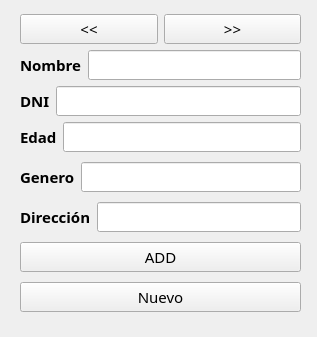
<?xml version="1.0" encoding="UTF-8"?>
<ui version="4.0">
 <class>grafi_empleados</class>
 <widget class="QWidget" name="grafi_empleados">
  <property name="geometry">
   <rect>
    <x>0</x>
    <y>0</y>
    <width>317</width>
    <height>337</height>
   </rect>
  </property>
  <property name="windowTitle">
   <string>Empleados</string>
  </property>
  <widget class="QWidget" name="layoutWidget">
   <property name="geometry">
    <rect>
     <x>20</x>
     <y>10</y>
     <width>281</width>
     <height>311</height>
    </rect>
   </property>
   <property name="font">
    <font>
     <family>Yu Gothic</family>
     <pointsize>11</pointsize>
    </font>
   </property>
   <layout class="QVBoxLayout" name="verticalLayout_2">
    <item>
     <layout class="QVBoxLayout" name="verticalLayout">
      <item>
       <layout class="QHBoxLayout" name="horizontalLayout_6">
        <item>
         <widget class="QPushButton" name="pbtn_previous">
          <property name="font">
           <font>
            <family>Yu Gothic</family>
            <pointsize>11</pointsize>
           </font>
          </property>
          <property name="text">
           <string>&lt;&lt;</string>
          </property>
         </widget>
        </item>
        <item>
         <widget class="QPushButton" name="pbtn_next">
          <property name="font">
           <font>
            <family>Yu Gothic</family>
            <pointsize>11</pointsize>
           </font>
          </property>
          <property name="text">
           <string>&gt;&gt;</string>
          </property>
         </widget>
        </item>
       </layout>
      </item>
      <item>
       <layout class="QHBoxLayout" name="horizontalLayout">
        <item>
         <widget class="QLabel" name="label">
          <property name="font">
           <font>
            <family>Yu Gothic</family>
            <pointsize>11</pointsize>
            <bold>true</bold>
           </font>
          </property>
          <property name="text">
           <string>Nombre</string>
          </property>
         </widget>
        </item>
        <item>
         <widget class="QLineEdit" name="txt_name">
          <property name="font">
           <font>
            <family>Yu Gothic</family>
            <pointsize>11</pointsize>
           </font>
          </property>
         </widget>
        </item>
       </layout>
      </item>
      <item>
       <layout class="QHBoxLayout" name="horizontalLayout_2">
        <item>
         <widget class="QLabel" name="label_2">
          <property name="font">
           <font>
            <family>Yu Gothic</family>
            <pointsize>11</pointsize>
            <bold>true</bold>
           </font>
          </property>
          <property name="text">
           <string>DNI</string>
          </property>
         </widget>
        </item>
        <item>
         <widget class="QLineEdit" name="txt_dni">
          <property name="font">
           <font>
            <family>Yu Gothic</family>
            <pointsize>11</pointsize>
           </font>
          </property>
         </widget>
        </item>
       </layout>
      </item>
      <item>
       <layout class="QHBoxLayout" name="horizontalLayout_3">
        <item>
         <widget class="QLabel" name="label_3">
          <property name="font">
           <font>
            <family>Yu Gothic</family>
            <pointsize>11</pointsize>
            <bold>true</bold>
           </font>
          </property>
          <property name="text">
           <string>Edad</string>
          </property>
         </widget>
        </item>
        <item>
         <widget class="QLineEdit" name="txt_email">
          <property name="font">
           <font>
            <family>Yu Gothic</family>
            <pointsize>11</pointsize>
           </font>
          </property>
         </widget>
        </item>
       </layout>
      </item>
     </layout>
    </item>
    <item>
     <layout class="QHBoxLayout" name="horizontalLayout_4">
      <item>
       <widget class="QLabel" name="label_4">
        <property name="font">
         <font>
          <family>Yu Gothic</family>
          <pointsize>11</pointsize>
          <bold>true</bold>
         </font>
        </property>
        <property name="text">
         <string>Genero</string>
        </property>
       </widget>
      </item>
      <item>
       <widget class="QLineEdit" name="txt_telf">
        <property name="font">
         <font>
          <family>Yu Gothic</family>
          <pointsize>11</pointsize>
         </font>
        </property>
       </widget>
      </item>
     </layout>
    </item>
    <item>
     <layout class="QHBoxLayout" name="horizontalLayout_5">
      <item>
       <widget class="QLabel" name="label_5">
        <property name="font">
         <font>
          <family>Yu Gothic</family>
          <pointsize>11</pointsize>
          <bold>true</bold>
         </font>
        </property>
        <property name="text">
         <string>Dirección</string>
        </property>
       </widget>
      </item>
      <item>
       <widget class="QLineEdit" name="txt_dir">
        <property name="font">
         <font>
          <family>Yu Gothic</family>
          <pointsize>11</pointsize>
         </font>
        </property>
       </widget>
      </item>
     </layout>
    </item>
    <item>
     <widget class="QPushButton" name="pbtn_add">
      <property name="font">
       <font>
        <family>Yu Gothic</family>
        <pointsize>11</pointsize>
       </font>
      </property>
      <property name="text">
       <string>ADD</string>
      </property>
     </widget>
    </item>
    <item>
     <widget class="QPushButton" name="pbtn_nuevo">
      <property name="font">
       <font>
        <family>Yu Gothic</family>
        <pointsize>11</pointsize>
       </font>
      </property>
      <property name="text">
       <string>Nuevo</string>
      </property>
     </widget>
    </item>
   </layout>
  </widget>
 </widget>
 <resources/>
 <connections/>
</ui>
